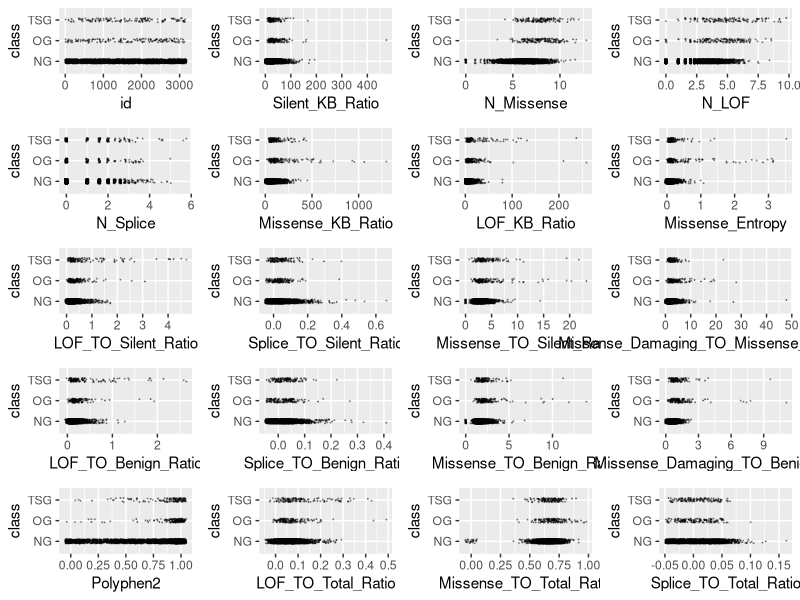
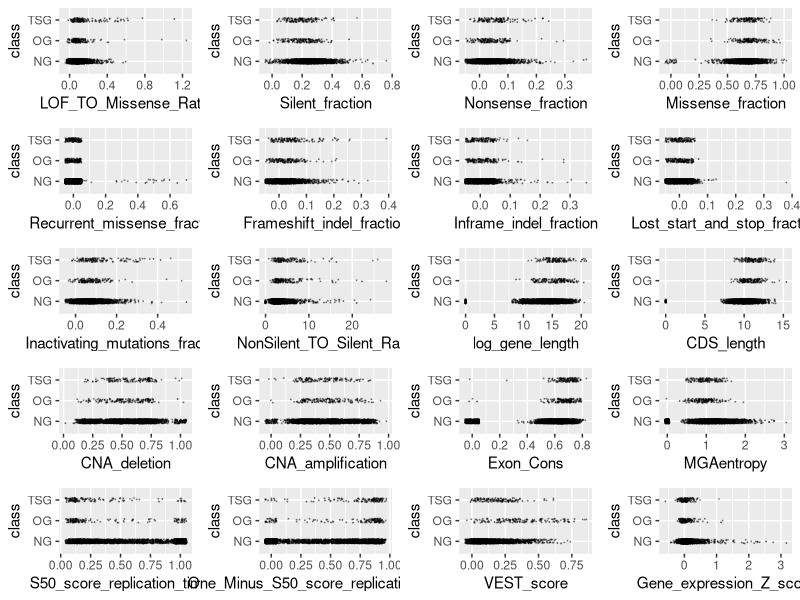
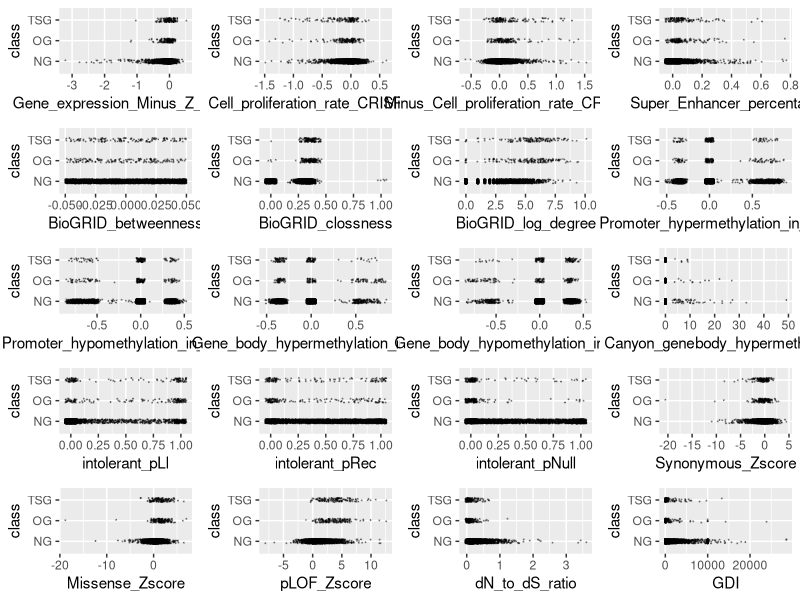
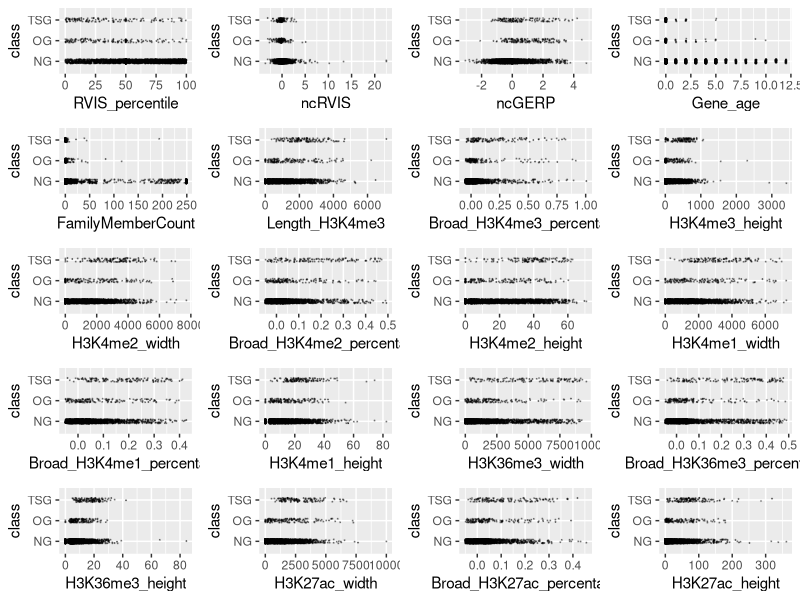
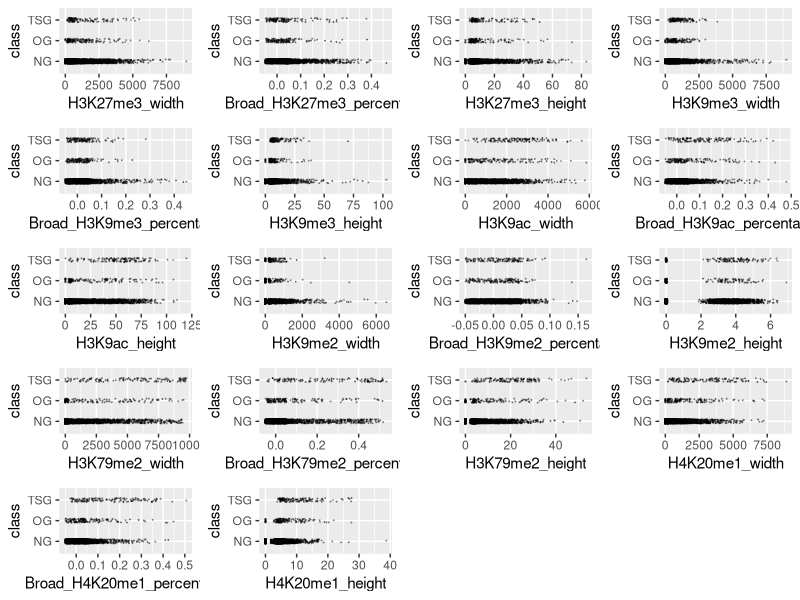

These charts were generated, in order, by the following R code: (Note: this script raises an error after producing the figures.)
## ---- chunk 1
knitr::opts_chunk$set(echo = TRUE)
## ---- chunk 2
training <- read.csv("training.csv", stringsAsFactors = TRUE)
training$class <- factor(training$class)
levels(training$class) <- c("NG", "OG", "TSG")
outlier <- function(data) {
  low <- mean(data) - 3 * sd(data)
  high <- mean(data) + 3 * sd(data)
  which(data < low | data > high)
}
library(ggplot2)
scatter <- function(var) {
  ggplot(training, aes_string(var, "class")) +
    geom_jitter(width = 0.05, height = 0.1, size = 0.1,
                colour = rgb(0, 0, 0, alpha = 1 / 3))
}
scat_plot <- lapply(names(training)[-99], scatter)
library(gridExtra)
# grid.arrange(grobs = scat_plot[1:20], ncol = 4)
# grid.arrange(grobs = scat_plot[21:40], ncol = 4)
# grid.arrange(grobs = scat_plot[41:60], ncol = 4)
# grid.arrange(grobs = scat_plot[61:80], ncol = 4)
# grid.arrange(grobs = scat_plot[81:98], ncol = 4)
outlier_index <- sort(table(unlist(lapply(training[,-99], outlier))), decreasing = TRUE)
outlier_index[1:100]
training <- training[-as.numeric(names(outlier_index)[1:50]),]
training <- training[-which(training$Missense_TO_Silent_Ratio > 100), ]
training <- training[-which(training$Missense_KB_Ratio > 2000), ]
training <- training[-which(training$LOF_TO_Silent_Ratio > 5), ]
training <- training[-which(training$Gene_expression_Z_score > 4), ]
training <- training[-which(training$dN_to_dS_ratio > 5),]
## ---- chunk 3
library(ggplot2)
scatter <- function(var) {
  ggplot(training, aes_string(var, "class")) +
    geom_jitter(width = 0.05, height = 0.1, size = 0.1,
                colour = rgb(0, 0, 0, alpha = 1 / 3))
}
scat_plot <- lapply(names(training)[-99], scatter)
library(gridExtra)
grid.arrange(grobs = scat_plot[1:20], ncol = 4)
grid.arrange(grobs = scat_plot[21:40], ncol = 4)
grid.arrange(grobs = scat_plot[41:60], ncol = 4)
grid.arrange(grobs = scat_plot[61:80], ncol = 4)
grid.arrange(grobs = scat_plot[81:98], ncol = 4)
## ---- chunk 4
library(dplyr)
training <- training %>% mutate("H3K9ac" = H3K9ac_height * H3K9ac_width)
sig <- logical(98)
names(sig) <- names(training)[-99]
k <- 1
diffs <- logical(98)
for (var in names(training)[-99]) {
  model <- aov(training[[var]] ~ factor(training$class))
  sig[k] <- summary(model)[[1]][1, 5]
  diffs[k] <- all(TukeyHSD(model)$`factor(training$class)`[, 4] < 0.05)
  k <- k + 1
}
sort(sig[diffs])
score <- function (conf_mat) {
  print(sum(diag(conf_mat) * c(1, 20, 20)))
  print(sum(diag(conf_mat) * c(1, 20, 20)) / sum(apply(conf_mat, 2, sum) * c(1, 20, 20)))
}

classify <- function(probs) {
  if (any(probs[2:3] > 0.05)) {
    subset <- probs[2:3]
    output <- which(subset == max(subset))
    if (length(output) > 1) {
        output <- sample(1:2, 1)
    }
  } else {
    output <- 0
  }
  output
}
## ---- chunk 5
library(dplyr)
vars <- training %>% select(Broad_H3K9ac_percentage, N_LOF, pLOF_Zscore, Missense_Entropy,
                            N_Splice, LOF_TO_Total_Ratio, VEST_score, BioGRID_log_degree,
                            Broad_H3K79me2_percentage, FamilyMemberCount,
                            S50_score_replication_timing, Gene_expression_Z_score,
                            Polyphen2, Broad_H3K36me3_percentage, class)
vars <- training %>% select(Broad_H3K9ac_percentage, N_LOF, pLOF_Zscore, 
                            N_Missense, Missense_Entropy, N_Splice, 
                            LOF_TO_Total_Ratio, VEST_score, BioGRID_log_degree, 
                            Broad_H3K79me2_percentage, intolerant_pLI, 
                            RVIS_percentile, Polyphen2, Broad_H3K36me3_percentage, 
                            class)
vars$class <- factor(vars$class)
levels(vars$class) <- c("NG", "OG", "TSG")
cor_mtx = round(cor(vars[, names(vars) != "class"]), 2)
library(reshape2)
#reshape it
melted_cor_mtx <- melt(cor_mtx)

#draw the heatmap
cor_heatmap = ggplot(data = melted_cor_mtx, aes(x=Var1, y=Var2, fill=value)) + geom_tile()
cor_heatmap = cor_heatmap +
scale_fill_gradient2(low = "blue", high = "red", mid = "white", midpoint = 0, limit = c(-1,1), space = "Lab", name="Pearson\nCorrelation") + 
theme_minimal() +
theme(axis.text.x = element_text(angle = 45, vjust = 1, size = 12, hjust = 1))

cor_heatmap
## ---- chunk 6
library(dplyr)
set.seed(1234)
vars <- training %>% select(Broad_H3K9ac_percentage, N_LOF, pLOF_Zscore,
                             Missense_Entropy,
                            N_Splice, LOF_TO_Total_Ratio, VEST_score,
                            BioGRID_log_degree,
                            Broad_H3K79me2_percentage, FamilyMemberCount,
                            S50_score_replication_timing, Gene_expression_Z_score,
                            Polyphen2, Broad_H3K36me3_percentage, class)
library(caret)
vars_test <- createDataPartition(vars$class, p = 0.8, 
                                  list = FALSE)
vars_train <- vars[vars_test, ]
vars_test <- vars[-vars_test, ]

train_cont <- trainControl(method = "cv", number = 5, classProbs = TRUE, savePredictions = TRUE)


knn_ft <- train(class ~ ., data = vars_train, method = "knn", preProc = c("center", "scale"),
                trControl = train_cont, tuneGrid = expand.grid(k = seq(from = 1, to = 25, by = 5)))
for (k in seq(from = 1, to = 25, by = 5)) {
  preds <- predict(knn_ft, newdata = vars_test, type = "prob")
  knn_mod <- table("pred"=unlist(apply(preds, 1, classify)), "obs" = vars_test$class)
  print(knn_mod)
  score(knn_mod)
}
train_cont <- trainControl(method = "cv", number = 5, classProbs = TRUE, savePredictions = TRUE)
qda_ft <- train(class ~ ., data = vars_train, method = "qda", preProc = c("center", "scale"),
                trControl = train_cont)
preds <- predict(qda_ft, newdata = vars_test, type = "prob")

qda_mod <- table("pred"=apply(preds, 1, classify), "obs" = vars_test$class)
qda_mod
score(qda_mod)
train_cont <- trainControl(method = "cv", number = 5, classProbs = TRUE, savePredictions = TRUE)
lda_ft <- train(class ~ ., data = vars_train, method = "lda", preProc = c("center", "scale"),
                trControl = train_cont)
preds <- predict(lda_ft, newdata = vars_test, type = "prob")

lda_mod <- table("pred"=apply(preds, 1, classify), "obs" = vars_test$class)
lda_mod
score(lda_mod)
## ---- chunk 7
tests <- read.csv("test.csv")
rel_vars <- tests %>% select(Broad_H3K9ac_percentage, N_LOF, pLOF_Zscore,
                             Missense_Entropy,
                            N_Splice, LOF_TO_Total_Ratio, VEST_score,
                            BioGRID_log_degree,
                            Broad_H3K79me2_percentage, FamilyMemberCount,
                            S50_score_replication_timing, Gene_expression_Z_score,
                            Polyphen2, Broad_H3K36me3_percentage, class)
for (i in 1:14) {
  rel_vars[[i]] <- (rel_vars[[i]] - lda_ft$preProcess$mean[i])/ lda_ft$preProcess$std[i]
}
preds <- predict(lda_ft, newdata = rel_vars, type = "prob")
preds <- apply(preds, 1, classify)
names(preds) <- tests$id
csv_file <- data.frame("id" = tests$id,
                       "class" = preds)
#write.csv(csv_file, "modelpredictions2.csv", row.names = FALSE)
model_1 <- read.csv("modelpredictions.csv")
model_2 <- read.csv("modelpredictions2.csv")
model_1_beta <- read.csv("modelpredictions_beta.csv")
table(model_1$class, model_1_beta$class)
table("BEST MOD" = model_2$class, csv_file$class)
mean(model_1$class == csv_file$class)
## ---- chunk 8
vars <- training %>% select(Broad_H3K9ac_percentage, N_LOF, pLOF_Zscore, Missense_Entropy,
                            N_Splice, LOF_TO_Total_Ratio, VEST_score, BioGRID_log_degree,
                            Broad_H3K79me2_percentage, Gene_expression_Z_score,
                            Polyphen2, Broad_H3K36me3_percentage, class)
